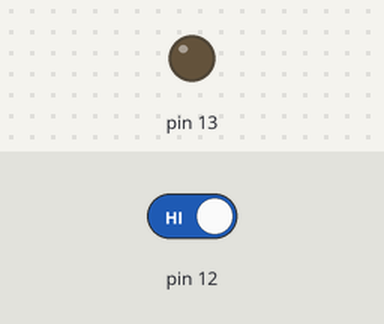
This sketch was run on a simulated Arduino Uno, built with avr-gcc and run on an emulated ATmega328P. On the bench: output pins drawn as LEDs (lit = HIGH). The test bench sets the inputs (shaded band); at power-on: pin 12 HIGH.

Above: at 1.2 s.
1.3 s: pin 12 driven LOW
At 2.5 s:
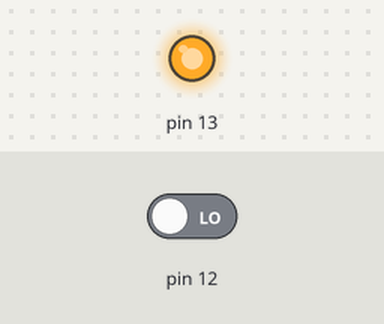
2.8 s: pin 12 driven HIGH
At 3.6 s:
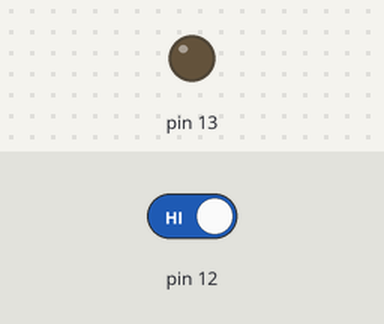
Timing chart, 0 to 5.8 s (numbered marks = the images above; inputs shaded):
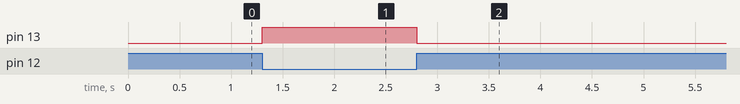

Measured:
- after the input at 1.3 s, pin 13: LOW → HIGH at once
- after the input at 2.8 s, pin 13: HIGH → LOW at once

The sketch:

button_led.ino
```cpp
#define LED 13   //PB5
#define BUTON 12 //PB4

void setup() {
  DDRB  = 0B00100000;
  PORTB = 0B00000000;
  }

void loop() {
  bool a = PINB & (1<<4);
  if(a == 0){
    PORTB = PORTB | (1<<5);  //PB5 1 olur
  }
    else{
    PORTB = ~(1<<5) & PORTB;  // PB5 0 olur
  }
}
```
